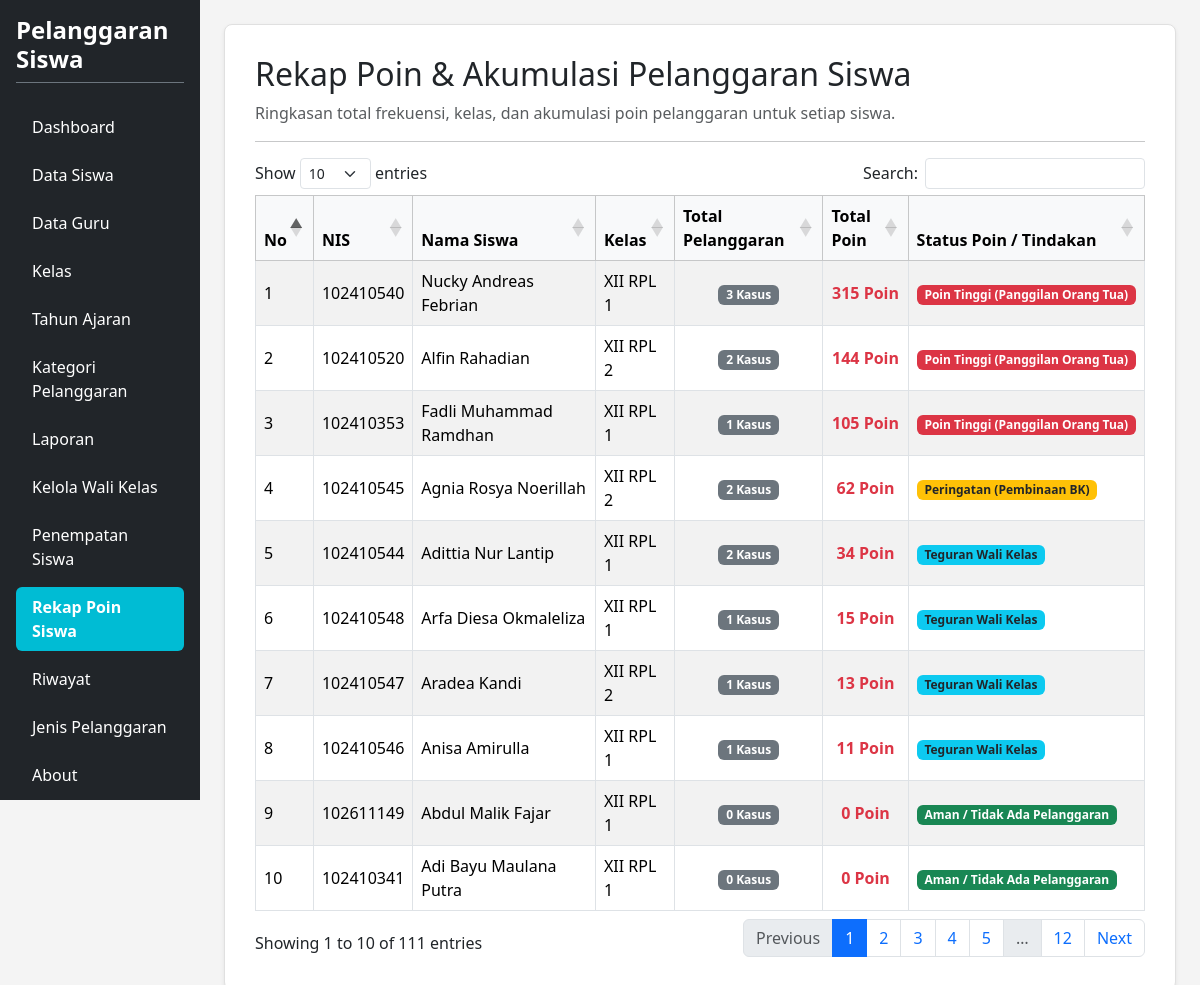
The app's page /rekap_poin.php (signed in) with its own data.
### tables this page shows
CREATE TABLE `t_siswa` (
  `id` int(11) NOT NULL,
  `nis` varchar(30) NOT NULL,
  `nama` varchar(150) NOT NULL,
  `kelas_id` int(11) DEFAULT NULL,
  `jenis_kelamin` char(1) NOT NULL,
  `tanggal_lahir` date NOT NULL,
  `alamat` text NOT NULL,
  `status_aktif` tinyint(1) NOT NULL,
  `created_at` timestamp NOT NULL DEFAULT current_timestamp(),
  `updated_at` timestamp NOT NULL DEFAULT current_timestamp()
);

### rekap_poin.php (the view, shortened to what this page needs)
<?php
require_once 'config.php';
$title = 'Rekap Poin & Akumulasi Pelanggaran Siswa';
$db_pdo = $pdo ?? ($conn instanceof PDO ? $conn : null);
?>
<!DOCTYPE html>
<html lang="id">
<head>
    <link href="https://cdn.jsdelivr.net/npm/bootstrap@5.3.8/dist/css/bootstrap.min.css" rel="stylesheet">
    <link href="https://cdn.datatables.net/1.13.8/css/dataTables.bootstrap5.min.css" rel="stylesheet">
</head>
<body>
<div class="container-fluid d-flex p-0" style="min-height: 100vh;">
    <div class="row flex-grow-1 g-0 w-100">
        <?php include "layout/sidebar.php"; ?>
        <main class="col-md-9 col-lg-10 p-4">
            <div class="content-card shadow-sm">
                <div class="mb-3">
                    <h2><?= htmlspecialchars($title) ?></h2>
                    <p class="text-muted mb-0">Ringkasan total frekuensi, kelas, dan akumulasi poin pelanggaran untuk setiap siswa.</p>
                </div>
                <hr>
                <div class="table-responsive">
                    <table id="tableRekap" class="table table-bordered table-striped align-middle w-100">
                        <thead class="table-light">
                            <tr>
                                <th width="5%">No</th>
                                <th>NIS</th>
                                <th>Nama Siswa</th>
                                <th>Kelas</th>
                                <th>Total Pelanggaran</th>
                                <th>Total Poin</th>
                                <th>Status Poin / Tindakan</th>
                            </tr>
                        </thead>
                        <tbody>
                            <?php
                            if ($db_pdo) {
                                try {
                                    $sql = "SELECT s.id, s.nis, s.nama AS nama_siswa, k.nama AS nama_kelas,
                                                   COUNT(ps.id) AS total_pelanggaran,
                                                   COALESCE(SUM(ps.poin), 0) AS total_poin
                                            FROM t_siswa s
                                            LEFT JOIN t_kelas_siswa ks ON s.id = ks.siswa_id AND ks.status_aktif = 1
                                            LEFT JOIN t_kelas k ON ks.kelas_id = k.id
                                            LEFT JOIN t_pelanggaran_siswa ps ON s.id = ps.siswa_id
                                            GROUP BY s.id, s.nis, s.nama, k.nama
                                            ORDER BY total_poin DESC, s.nama ASC";
                                    $rows = $db_pdo->query($sql)->fetchAll(PDO::FETCH_ASSOC);
                                    if (count($rows) > 0) {
                                        foreach ($rows as $i => $r) {
                                            $poin = $r['total_poin'];
                                            if ($poin >= 100) {
                                                $status_badge = '<span class="badge bg-danger">Poin Tinggi (Panggilan Orang Tua)</span>';
                                            } else if ($poin >= 50) {
                                                $status_badge = '<span class="badge bg-warning text-dark">Peringatan (Pembinaan BK)</span>';
                                            } else if ($poin > 0) {
                                                $status_badge = '<span class="badge bg-info text-dark">Teguran Wali Kelas</span>';
                                            } else {
                                                $status_badge = '<span class="badge bg-success">Aman / Tidak Ada Pelanggaran</span>';
                                            }
                                            ?>
                                            <tr>
                                                <td><?= $i + 1 ?></td>
                                                <td><?= htmlspecialchars($r['nis']) ?></td>
                                                <td><?= htmlspecialchars($r['nama_siswa']) ?></td>
                                                <td><?= htmlspecialchars($r['nama_kelas'] ?? '-') ?></td>
                                                <td class="text-center"><span class="badge bg-secondary"><?= $r['total_pelanggaran'] ?> Kasus</span></td>
                                                <td class="text-center fw-bold text-danger"><?= $r['total_poin'] ?> Poin</td>
                                                <td><?= $status_badge ?></td>
                                            </tr>
                                            <?php
                                        }
                                    } else {
                                        echo '<tr><td colspan="7" class="text-center text-muted py-4">Belum ada data siswa di dalam database.</td></tr>';
                                    }
                                } catch (Exception $e) {
                                    echo '<tr><td colspan="7" class="text-center text-danger py-4">Error memuat rekap: ' . htmlspecialchars($e->getMessage()) . '</td></tr>';
                                }
                            } else {
                                echo '<tr><td colspan="7" class="text-center text-danger py-4">Koneksi database belum terhubung dengan benar.</td></tr>';
                            }
                            ?>
                        </tbody>
                    </table>
                </div>
            </div>
        </main>
    </div>
</div>
</body>
</html>

### rekap_poin.php (style rules this page uses)
body { background-color: #f4f4f4; overflow-x: hidden; margin: 0; }
.content-card { background-color: #ffffff; border: 1px solid #e0e0e0; border-radius: 8px; padding: 30px; box-shadow: 0 2px 5px rgba(0,0,0,0.05); }

### records on screen
t_siswa: nis "102410540", nama "Nucky Andreas Febrian", nama_kelas "XII RPL 1", total_pelanggaran "3", total_poin "315", shows "Poin Tinggi (Panggilan Orang Tua)"
t_siswa: nis "102410520", nama "Alfin Rahadian", nama_kelas "XII RPL 2", total_pelanggaran "2", total_poin "144", shows "Poin Tinggi (Panggilan Orang Tua)"
t_siswa: nis "102410353", nama "Fadli Muhammad Ramdhan", nama_kelas "XII RPL 1", total_pelanggaran "1", total_poin "105", shows "Poin Tinggi (Panggilan Orang Tua)"
t_siswa: nis "102410545", nama "Agnia Rosya Noerillah", nama_kelas "XII RPL 2", total_pelanggaran "2", total_poin "62", shows "Peringatan (Pembinaan BK)"
t_siswa: nis "102410544", nama "Adittia Nur Lantip", nama_kelas "XII RPL 1", total_pelanggaran "2", total_poin "34", shows "Teguran Wali Kelas"
t_siswa: nis "102410548", nama "Arfa Diesa Okmaleliza", nama_kelas "XII RPL 1", total_pelanggaran "1", total_poin "15", shows "Teguran Wali Kelas"
t_siswa: nis "102410547", nama "Aradea Kandi", nama_kelas "XII RPL 2", total_pelanggaran "1", total_poin "13", shows "Teguran Wali Kelas"
t_siswa: nis "102410546", nama "Anisa Amirulla", nama_kelas "XII RPL 1", total_pelanggaran "1", total_poin "11", shows "Teguran Wali Kelas"
t_siswa: nis "102611149", nama "Abdul Malik Fajar", nama_kelas "XII RPL 1", total_pelanggaran "0", total_poin "0", shows "Aman / Tidak Ada Pelanggaran"
t_siswa: nis "102410341", nama "Adi Bayu Maulana Putra", nama_kelas "XII RPL 1", total_pelanggaran "0", total_poin "0", shows "Aman / Tidak Ada Pelanggaran"

### other values on screen
$title "Rekap Poin & Akumulasi Pelanggaran Siswa"
